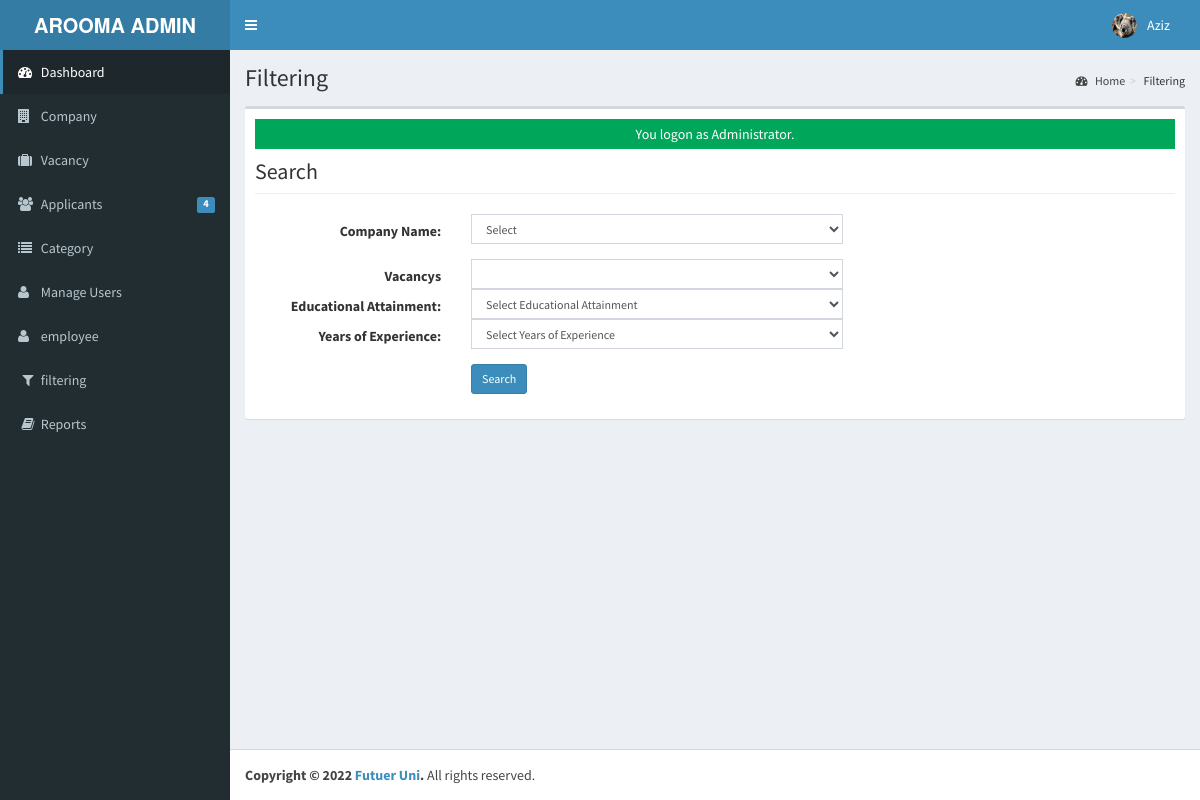
Screenshot of /admin/filter/index.php (signed in) with the database file from the repository.
### tables this page shows
CREATE TABLE `tblusers` (
  `USERID` varchar(30) NOT NULL,
  `FULLNAME` varchar(40) NOT NULL,
  `USERNAME` varchar(90) NOT NULL,
  `PASS` varchar(90) NOT NULL,
  `ROLE` varchar(30) NOT NULL,
  `PICLOCATION` varchar(255) NOT NULL
);

### admin/filter/index.php (called while the page is built, shortened)
<?php
require_once("../../include/initialize.php");
 $title="Filtering";
require_once ("../theme/templates.php");
?>

### include/database.php (called while the page is built, shortened)
<?php
class Database {
	var $sql_string = '';
	private $conn;
	public function open_connection() {
		$this->conn = mysqli_connect(server,user,pass);
		if(!$this->conn){
			echo "Problem in database connection! Contact administrator!";
			exit();
		}else{
			$db_select = mysqli_select_db($this->conn,database_name);
		}
	}
	function setQuery($sql='') {
		$this->sql_string=$sql;
	}
	function executeQuery() {
		$result = mysqli_query($this->conn,$this->sql_string);
		return $result;
	}
	private function confirm_query($result) {
		return $result;
	}
	function loadSingleResult() {
		$cur = $this->executeQuery();
		while ($row = mysqli_fetch_object($cur)) {
		return $data = $row;
		}
	}
}
$mydb = new Database();
?>

### include/accounts.php (called while the page is built, shortened)
<?php
require_once(LIB_PATH.DS.'database.php');
class User {
	function single_user($id=""){
		global $mydb;
		 $mydb->setQuery("SELECT * FROM  tblusers
			Where USERID  = '{$id}' LIMIT 1");
		$cur = $mydb->loadSingleResult();
		return $cur;
}
}
?>

### include/function.php (called while the page is built, shortened)
<?php
function currentpage(){
		$this_page = $_SERVER['SCRIPT_NAME'];
	    $bits = explode('/',$this_page);
		 return $bits[3];
	}
		?>

### admin/filter/filtering.php (the view, shortened to what this page needs)
 <form class="form-horizontal span6" action="" method="POST">
<div class="row">
   <div class="col-lg-12">
      <h1 class="page-header">Search</h1>
    </div>
 </div>
 <div class="form-group">
                                <div class="col-md-8">
                                  <label class="col-md-4 control-label" for=
                                  "COMPANYNAME">Company Name:</label>
                                  <div class="col-md-8">
                                    <select class="form-control input-sm"  id="COMPANYID" name="COMPANYID">
                                      <option value="">Select</option>
                                    </select>
                                  </div>
                                </div>
                              </div>
 <div class="form-group">
                    <div class="col-md-8">
                      <label class="col-md-4 control-label" for=
                      "REQ_NO_EMPLOYEES">Vacancys </label>
					  <div class="col-md-8">
                <select  class="form-control input-sm" id="job" name="job">   </select>
              </div>
                    </div>
<div class="col-md-8">
			    <label class="col-md-4 control-label" for=
			    "DEGREE">Educational Attainment:</label>
			    <div class="col-md-8">
			      <select  class="form-control input-sm" id="DEGREE" name="DEGREE"
			             onkeyup="javascript:capitalize(this.id, this.value);" autocomplete="off">
					<option value="">Select Educational Attainment</option>
					</select>
			      </div>
			  </div>
        <div class="col-md-8">
                      <label class="col-md-4 control-label" for=
                      "EX">Years of Experience:</label>
                      <div class="col-md-8">
                          <select class="form-control input-sm"  id="" name="EX">
                          <option value="">Select Years of Experience</option>
                        </select>
                      </div>
                    </div>
                  </div>
                  <div class="form-group">
                    <div class="col-md-8">
                      <label class="col-md-4 control-label" for=
                      "idno"></label>
                      <div class="col-md-8">
                         <button class="btn btn-primary btn-sm" name="search" type="submit" ><span class="fa-li fa fa-check-square"></span> Search</button>
                     </div>
                    </div>
                  </div>
 </form>
							</div>

### admin/theme/templates.php (shortened to what this page needs)
<!DOCTYPE html>
<html>
    <head>
        <link rel="stylesheet" href="<?php echo web_root;?>bootstrap/css/bootstrap.min.css">
        <link rel="stylesheet" href="<?php echo web_root;?>plugins/font-awesome/css/font-awesome.min.css">
        <link rel="stylesheet" href="<?php echo web_root;?>dist/css/AdminLTE.min.css">
        <link rel="stylesheet" href="<?php echo web_root;?>dist/css/skins/_all-skins.min.css">
        <link rel="stylesheet" href="<?php echo web_root;?>plugins/iCheck/flat/blue.css">
        <link rel="stylesheet" href="<?php echo web_root;?>plugins/morris/morris.css">
        <link rel="stylesheet" href="<?php echo web_root;?>plugins/jvectormap/jquery-jvectormap-1.2.2.css">
        <link href="<?php echo web_root; ?>plugins/datepicker/bootstrap-datetimepicker.min.css" rel="stylesheet" media="screen">
        <link rel="stylesheet" href="<?php echo web_root;?>plugins/dataTables/jquery.dataTables.min.css">
        <link rel="stylesheet" href="<?php echo web_root;?>plugins/bootstrap-wysihtml5/bootstrap3-wysihtml5.min.css">
    </head>
 <body class="hold-transition skin-blue fixed sidebar-mini">
<div class="wrapper">
  <header class="main-header">
    <a href="<?php echo web_root;?>/admin/" class="logo">
      <span class="logo-lg"><b>AROOMA ADMIN</b></span>
    </a>
    <nav class="navbar navbar-static-top" role="navigation">
      <a href="#" class="sidebar-toggle" data-toggle="offcanvas" role="button">
      </a>
      <div class="navbar-custom-menu">
        <ul class="nav navbar-nav">
          <?php
              $user = New User();
              $singleuser = $user->single_user($_SESSION['ADMIN_USERID']);
          ?>
          <li class="dropdown user user-menu" style="padding-right: 15px;"  >
            <a href="#" class="dropdown-toggle" data-toggle="dropdown">
              <img src="<?php echo web_root.'admin/user/'. $singleuser->PICLOCATION;?>" class="user-image" alt="User Image">
              <span class="hidden-xs"><?php echo $singleuser->FULLNAME; ?></span>
            </a>
          </li>
        </ul>
      </div>
    </nav>
  </header>
  <aside class="main-sidebar">
    <section class="sidebar">
      <ul class="sidebar-menu">
        <li  class="<?php echo (currentpage() == 'index.php') ? "active" : false;?>" >
          <a href="<?php echo web_root ;?>admin/">
            <i class="fa fa-dashboard"></i> <span>Dashboard</span>
          </a>
        </li>
        <li class="<?php echo (currentpage() == 'company') ? "active" : false;?>" >
          <a href="<?php echo web_root ;?>admin/company/">
            <i class="fa fa-building"></i> <span>Company</span>
          </a>
        </li>
        <li class="<?php echo (currentpage() == 'vacancy') ? "active" : false;?>" >
          <a href="<?php echo web_root ;?>admin/vacancy/">
            <i class="fa fa-suitcase"></i> <span>Vacancy</span>
          </a>
        </li>
        <li class="<?php echo (currentpage() == 'applicants') ? "active" : false;?>" >
          <a href="<?php echo web_root ;?>admin/applicants/">
            <i class="fa fa-users"></i> <span>Applicants</span>
            <span class="label label-primary pull-right">
              <?php
                $sql = "SELECT count(*) as 'APPL' FROM `tbljobregistration` WHERE `admin_app_1`= 0";
                $mydb->setQuery($sql);
                $pending = $mydb->loadSingleResult();
                echo $pending->APPL;
              ?>
            </span>
          </a>
        </li>
        <li class="<?php echo (currentpage() == 'category') ? "active" : false;?>" >
          <a href="<?php echo web_root ;?>admin/category/">
            <i class="fa fa-list"></i> <span>Category</span>
          </a>
        </li>
         <li class="<?php echo (currentpage() == 'user') ? "active" : false;?>">
          <a href="<?php echo web_root; ?>admin/user/">
            <i class="fa fa-user"></i> <span>Manage Users</span> </a>
        </li>
        <li class="<?php echo (currentpage() == 'employee') ? "active" : false;?>">
          <a href="<?php echo web_root; ?>admin/employee/">
            <i class="fa fa-user"></i> <span>employee</span> </a>
        </li>
        <li class="<?php echo (currentpage() == 'filter') ? "active" : false;?>">
          <a href="<?php echo web_root; ?>admin/filter/">
            <i class="fa fa-filter fa-fw"></i> <span>filtering</span> </a>
        </li>
        <li class="<?php echo (currentpage() == 'reports') ? "active" : false;?>">
          <a href="<?php echo web_root; ?>admin/reports/">
            <i class="fa fa-book fa-fw"></i> <span>Reports</span> </a>
        </li>
      </ul>
    </section>
  </aside>
  <div class="content-wrapper">
  <section class="content-header">
      <h1>
        <?php echo isset($title) ? $title : ''; ?>
      </h1>
      <ol class="breadcrumb">
        <?php
          if ($title!='Home') {
            $active_title = '';
            if (isset($_GET['view'])) {
              $active_title = '<li class='.$active_title.'><a href="index.php">'.$title.'</a></li>';
            }else{
              $active_title = '<li class='.$active_title.'>'.$title.'</li>';
            }
            echo '<li><a href='.web_root.'admin/><i class="fa fa-dashboard"></i> Home</a></li>';
            echo  $active_title;
          }
        ?>
      </ol>
    </section>
         <section class="content">
          <div class="row">
            <div class="col-xs-12">
              <div class="box">
                <div class="box-body">
              <?php
               require_once $content;
               ?>
             </div>
             </div>
           </div>
         </div>
 </div>
  <footer class="main-footer">
    <strong>Copyright &copy; 2022 <a href="#">Futuer Uni</a>.</strong> All rights
    reserved.
  </footer>
    </body>
</html>

### rows the page displays
tblusers: PICLOCATION (picture), FULLNAME "Aziz"

### other values shown
$pending->APPL "4"
$title "Filtering"
$_SESSION['message'] "You logon as Administrator."
